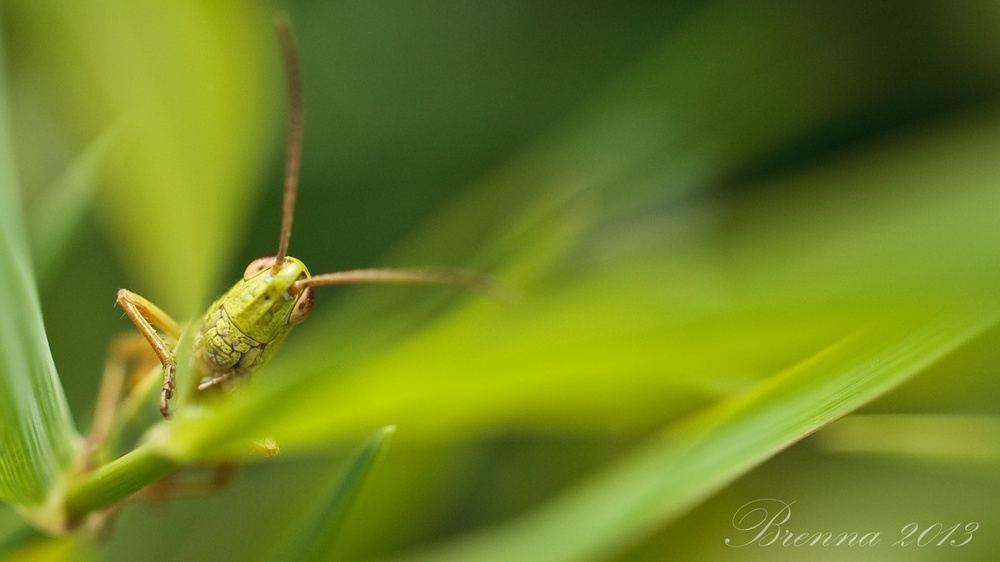
#> input picture Pasikonik.jpg, 1000 x 562 px, shrunk from 2363 x 1329 before the run
$ python skrypt_2.py
#> lines starting #> are read from the running program, lines starting #| are printed output that depends on the picture
import os
import numpy as np
import matplotlib.pyplot as plt
from PIL import Image

# Nowy, osobny katalog na plansze do Ćwiczenia nr 2 (Demozaikowanie)
OUTPUT_DIR = "sprawozdanie_2_zdjecia"
os.makedirs(OUTPUT_DIR, exist_ok=True)


# 1. DEFINICJE FUNKCJI INTERPOLUJĄCYCH 1D (Z ĆWICZENIA NR 1)
def kernel_pi(x):
    """Funkcja prostokątna Pi(x) - najbliższy sąsiad."""
    return np.where((x >= -0.5) & (x < 0.5), 1.0, 0.0)


def kernel_lambda(x):
    """Funkcja trójkątna Lambda(x) - interpolacja liniowa."""
    return np.where(np.abs(x) <= 1.0, 1.0 - np.abs(x), 0.0)


def kernel_keys(x, a=-0.5):
    """Funkcja sześcienna Keysa (a = -0.5)."""
    abs_x = np.abs(x)
    res = np.zeros_like(abs_x, dtype=np.float64)

    m1 = abs_x <= 1.0
    x1 = abs_x[m1]
    res[m1] = (a + 2.0) * (x1 ** 3) - (a + 3.0) * (x1 ** 2) + 1.0

    m2 = (abs_x > 1.0) & (abs_x < 2.0)
    x2 = abs_x[m2]
    res[m2] = a * (x2 ** 3) - 5.0 * a * (x2 ** 2) + 8.0 * a * x2 - 4.0 * a

    return res


KERNELS = {
    'pi': (kernel_pi, 1, 'Najbliższy sąsiad Π(x)'),
    'lambda': (kernel_lambda, 1, 'Liniowa Λ(x)'),
    'keys': (kernel_keys, 2, 'Sześcienna Keys')
}


# 2. DEFINICJE MASEK FILTRÓW CFA (BAYER 2x2 ORAZ FUJI X-TRANS 6x6)
BAYER_PATTERN = np.array([
    ['G', 'R'],
    ['B', 'G']
])

XTRANS_PATTERN = np.array([
    ['G', 'B', 'R', 'G', 'R', 'B'],
    ['R', 'G', 'G', 'B', 'G', 'G'],
    ['B', 'G', 'G', 'R', 'G', 'G'],
    ['G', 'R', 'B', 'G', 'B', 'R'],
    ['B', 'G', 'G', 'R', 'G', 'G'],
    ['R', 'G', 'G', 'B', 'G', 'G']
])


def create_cfa_masks(shape, pattern):
    """Tworzy trójwymiarową maskę binarną (H, W, 3) dla kanałów R, G, B."""
    H, W = shape[:2]
    pH, pW = pattern.shape
    # Powielenie wzorca (kafelkowanie) na pełny wymiar obrazu
    tiled = np.tile(pattern, (H // pH + 1, W // pW + 1))[:H, :W]

    mask_r = (tiled == 'R').astype(np.float64)
    mask_g = (tiled == 'G').astype(np.float64)
    mask_b = (tiled == 'B').astype(np.float64)

    return np.stack([mask_r, mask_g, mask_b], axis=-1)


def simulate_cfa(img, pattern):
    """Symuluje rejestrację obrazu przez matrycę CMOS z filtrem CFA."""
    masks = create_cfa_masks(img.shape, pattern)
    raw_rgb = img.astype(np.float64) * masks
    return raw_rgb.astype(np.uint8), masks


# 3. SILNIK INTERPOLACJI 1D DO DEMOZAIKOWANIA (SPLOT SEPAROWALNY)
def convolve_1d_axis0(signal_2d, weights_1d):
    """Wykonuje splot 1D wzdłuż osi 0 (wierszy/kolumn) z odbiciem brzegowym."""
    radius = len(weights_1d) // 2
    padded = np.pad(signal_2d, ((radius, radius), (0, 0)), mode='reflect')
    out = np.zeros_like(signal_2d, dtype=np.float64)
    H = signal_2d.shape[0]

    for k, w in enumerate(weights_1d):
        if w != 0.0:
            out += padded[k: k + H, :] * w
    return out


def interpolate_channel_separable(raw_channel, mask_channel, method='keys', step=2.0):
    """
    Rekonstruuje pojedynczy kanał koloru metodą separowalnej interpolacji 1D
    (najpierw wzdłuż wierszy, potem wzdłuż kolumn).
    """
    kernel_func, R_base, _ = KERNELS[method]

    # Dla metody najbliższego sąsiada używamy minimalnego promienia pokrycia dziur
    if method == 'pi':
        max_dist = int(np.ceil(step))
        offsets = np.arange(-max_dist, max_dist + 1, dtype=np.float64)
        # Lekka asymetria zapobiegająca remisom odległości
        weights = kernel_pi(offsets / (max(step, 2.0) * 1.05) - 1e-6)
    else:
        max_dist = int(np.ceil(R_base * step))
        offsets = np.arange(-max_dist, max_dist + 1, dtype=np.float64)
        weights = kernel_func(offsets / step)

    # Krok 1: Interpolacja 1D wzdłuż osi pionowej (oś 0)
    num_y = convolve_1d_axis0(raw_channel, weights)
    den_y = convolve_1d_axis0(mask_channel, weights)

    # Krok 2: Transpozycja i interpolacja 1D wzdłuż osi poziomej (oś 1)
    num_xy = convolve_1d_axis0(num_y.T, weights).T
    den_xy = convolve_1d_axis0(den_y.T, weights).T

    reconstructed = num_xy / (den_xy + 1e-8)

    # W węzłach, gdzie piksel był oryginalnie zmierzony przez matrycę, zachowujemy oryginał
    reconstructed = np.where(mask_channel > 0.5, raw_channel, reconstructed)
    return reconstructed


def demosaic_image(raw_rgb, masks, cfa_type='bayer', method='keys'):
    """Główna procedura demozaikowania obrazu RGB dla wybranego filtru CFA."""
    out = np.zeros_like(raw_rgb, dtype=np.float64)

    # Dobór kroku siatki (odległości między znanymi próbkami w poszczególnych kanałach)
    if cfa_type == 'bayer':
        # W Bayerze R i B występują co 2 piksele, a G jest gęstsze (szachownica co sqrt(2))
        steps = [2.0, 1.45, 2.0]
    else:
        # W X-Trans R i B mają odstępy do 3 pikseli, a G tworzy bloki 2x2 i pojedyncze punkty
        steps = [2.6, 1.6, 2.6]

    for ch in range(3):
        out[:, :, ch] = interpolate_channel_separable(
            raw_rgb[:, :, ch].astype(np.float64),
            masks[:, :, ch],
            method=method,
            step=steps[ch]
        )

    return np.clip(out, 0, 255).astype(np.uint8)


# 4. FUNKCJE POMOCNICZE (WCZYTYWANIE KADRU I METRYKI MSE/PSNR)
def load_cropped_image(filename="Pasikonik.jpg", crop_size=200):
    """Wczytuje obraz i wycina kadr 200x200 px wycentrowany na głowie pasikonika."""
#> called with filename = 'Pasikonik.jpg', crop_size = 200
    paths_to_check = [filename, os.path.join("images", filename)]
    for path in paths_to_check:
        if os.path.exists(path):
            full_img = np.array(Image.open(path))
#> full_img is the input picture: shape (562, 1000, 3); mean R, G, B 108.7, 128, 33.4
            H, W = full_img.shape[:2]
#> H = 562; W = 1000
            half = crop_size // 2
            cy, cx = (int(H * 0.52), int(W * 0.30)) if "Pasikonik" in filename else (int(H * 0.34), int(W * 0.58))
#> cy = 292; cx = 300
            y1 = max(0, min(cy - half, H - crop_size))
#> y1 = 192
            x1 = max(0, min(cx - half, W - crop_size))
#> x1 = 200
            return full_img[y1: y1 + crop_size, x1: x1 + crop_size]

    # Obraz zastępczy w razie braku pliku
    y, x = np.meshgrid(np.linspace(-3, 3, crop_size), np.linspace(-3, 3, crop_size))
    ch1 = (np.sin(7 * (x ** 2 + y ** 2)) + 1.0) * 127.5
    ch2 = (np.cos(5 * x) * np.sin(5 * y) + 1.0) * 127.5
    ch3 = np.where((x ** 2 + y ** 2) < 4.0, 220.0, 40.0)
    return np.stack([ch1, ch2, ch3], axis=-1).astype(np.uint8)


def compute_metrics(orig, proc, margin=4):
    """Oblicza MSE i PSNR (z pominięciem wąskiego marginesu brzegowego)."""
    if margin > 0:
        orig = orig[margin:-margin, margin:-margin]
        proc = proc[margin:-margin, margin:-margin]
    mse = np.mean((orig.astype(np.float64) - proc.astype(np.float64)) ** 2)
    psnr = float('inf') if mse == 0 else 10.0 * np.log10((255.0 ** 2) / mse)
    return mse, psnr


def plot_cfa_channels(raw_rgb, title_prefix, filename, zoom_slice=slice(60, 110)):
    """Generuje planszę z kanałami R, G, B oraz złożeniem RGB (jak Rys. 1 i 2 w instrukcji)."""
    crop_raw = raw_rgb[zoom_slice, zoom_slice]
    fig, axes = plt.subplots(1, 4, figsize=(13, 3.5))
    titles = ['red', 'green', 'blue', 'RGB']

    for ch in range(3):
        single_ch = np.zeros_like(crop_raw)
        single_ch[:, :, ch] = crop_raw[:, :, ch]
        axes[ch].imshow(single_ch)
        axes[ch].set_title(titles[ch], fontsize=11)
        axes[ch].axis('off')

    axes[3].imshow(crop_raw)
    axes[3].set_title('RGB', fontsize=11)
    axes[3].axis('off')

    plt.suptitle(title_prefix, fontsize=12, y=1.02)
    plt.tight_layout()
    plt.savefig(os.path.join(OUTPUT_DIR, filename), dpi=150, bbox_inches='tight')
    plt.close()


if __name__ == "__main__":
    img_orig = load_cropped_image("Pasikonik.jpg", crop_size=200)

    # 1. Symulacja matrycy Bayera i X-Trans
    raw_bayer, masks_bayer = simulate_cfa(img_orig, BAYER_PATTERN)
    raw_xtrans, masks_xtrans = simulate_cfa(img_orig, XTRANS_PATTERN)
#> in simulate_cfa (call 2), `raw_rgb = img.astype(np.float64) * masks`:
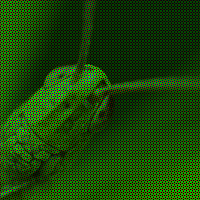
#> raw_rgb: shape (200, 200, 3) float64; mean of channels 0, 1, 2 24.7, 68.6, 7.3; drawn as R, G, B
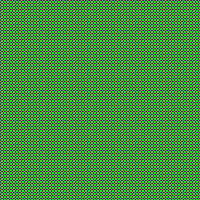
#> masks_xtrans: shape (200, 200, 3) float64; mean of channels 0, 1, 2 0.223, 0.554, 0.223; drawn as R, G, B

    # Wygenerowanie Rysunku 1 i Rysunku 2 z instrukcji
    plot_cfa_channels(raw_bayer, "Obrazy RAW kanałów R, G, B oraz mozaika Bayer CFA (2x2)", "01_mozaika_bayer.png")
    plot_cfa_channels(raw_xtrans, "Obrazy RAW kanałów R, G, B oraz mozaika Fuji X-Trans (6x6)", "02_mozaika_xtrans.png")

    # 2. Demozaikowanie Bayer CFA dla trzech funkcji interpolacji
    res_bayer = {}
    fig, axes = plt.subplots(2, 4, figsize=(13, 6.5))
    axes[0, 0].imshow(img_orig)
    axes[0, 0].set_title("Oryginał (200x200 px)", fontsize=10)
    axes[0, 0].axis('off')
    axes[1, 0].imshow(raw_bayer)
    axes[1, 0].set_title("Mozaika Bayer CFA", fontsize=10)
    axes[1, 0].axis('off')

    for idx, m in enumerate(['pi', 'lambda', 'keys']):
        _, _, label = KERNELS[m]
        rec = demosaic_image(raw_bayer, masks_bayer, cfa_type='bayer', method=m)
        res_bayer[m] = rec
        mse, psnr = compute_metrics(img_orig, rec)

        diff_map = np.clip(np.abs(img_orig.astype(float) - rec.astype(float)) * 5.0, 0, 255).astype(np.uint8)
        axes[0, idx + 1].imshow(rec)
        axes[0, idx + 1].set_title(f"{label}\nMSE: {mse:.2f} | PSNR: {psnr:.2f} dB", fontsize=9)
        axes[0, idx + 1].axis('off')

        axes[1, idx + 1].imshow(diff_map)
        axes[1, idx + 1].set_title("Błąd (|Δ| x5)", fontsize=9)
        axes[1, idx + 1].axis('off')
#> this loop made 3 passes
#> (mse, psnr) on passes 1 to 3: (24.23, 34.29), (24.23, 34.29), (21.39, 34.83)
#> pass 1, in convolve_1d_axis0 (call 2), `padded = np.pad(signal_2d, ((radius, radius), (0, 0)), mode='reflect')`:
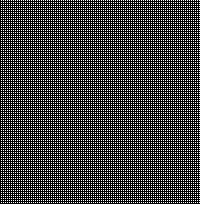
#> padded: shape (204, 200) float64; values 0 (black) and 1 (white), 25% white in thin lines or dots
#> pass 1, in interpolate_channel_separable, `den_y = convolve_1d_axis0(mask_channel, weights)`:
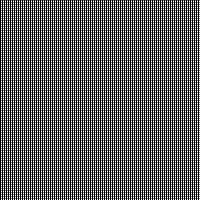
#> den_y: shape (200, 200) float64; min 0, max 2, mean 0.75; drawn with min black and max white
#> after the loop, res_bayer = 3 items

    plt.tight_layout()
    plt.savefig(os.path.join(OUTPUT_DIR, "03_demozaikowanie_bayer.png"), dpi=150)
    plt.close()

    # 3. Demozaikowanie Fuji X-Trans dla trzech funkcji interpolacji
    res_xtrans = {}
    fig, axes = plt.subplots(2, 4, figsize=(13, 6.5))
    axes[0, 0].imshow(img_orig)
    axes[0, 0].set_title("Oryginał (200x200 px)", fontsize=10)
    axes[0, 0].axis('off')
    axes[1, 0].imshow(raw_xtrans)
    axes[1, 0].set_title("Mozaika Fuji X-Trans", fontsize=10)
    axes[1, 0].axis('off')

    for idx, m in enumerate(['pi', 'lambda', 'keys']):
        _, _, label = KERNELS[m]
        rec = demosaic_image(raw_xtrans, masks_xtrans, cfa_type='xtrans', method=m)
        res_xtrans[m] = rec
        mse, psnr = compute_metrics(img_orig, rec)

        diff_map = np.clip(np.abs(img_orig.astype(float) - rec.astype(float)) * 5.0, 0, 255).astype(np.uint8)
        axes[0, idx + 1].imshow(rec)
        axes[0, idx + 1].set_title(f"{label}\nMSE: {mse:.2f} | PSNR: {psnr:.2f} dB", fontsize=9)
        axes[0, idx + 1].axis('off')

        axes[1, idx + 1].imshow(diff_map)
        axes[1, idx + 1].set_title("Błąd (|Δ| x5)", fontsize=9)
        axes[1, idx + 1].axis('off')
#> this loop made 3 passes
#> (mse, psnr) on passes 1 to 3: (32.73, 32.98), (31.52, 33.14), (26.62, 33.88)
#> pass 1, in interpolate_channel_separable (call 10), `num_y = convolve_1d_axis0(raw_channel, weights)`:
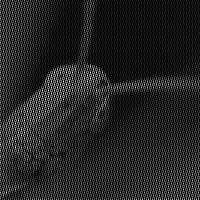
#> num_y: shape (200, 200) float64; min 0, max 508, mean 74.1; drawn with min black and max white
#> pass 1, in interpolate_channel_separable (call 10), `den_y = convolve_1d_axis0(mask_channel, weights)`:
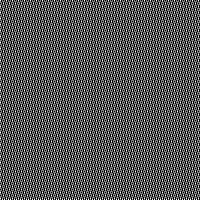
#> den_y: shape (200, 200) float64; min 0, max 2, mean 0.668; drawn with min black and max white
#> after the loop, res_xtrans = 3 items

    plt.tight_layout()
    plt.savefig(os.path.join(OUTPUT_DIR, "04_demozaikowanie_xtrans.png"), dpi=150)
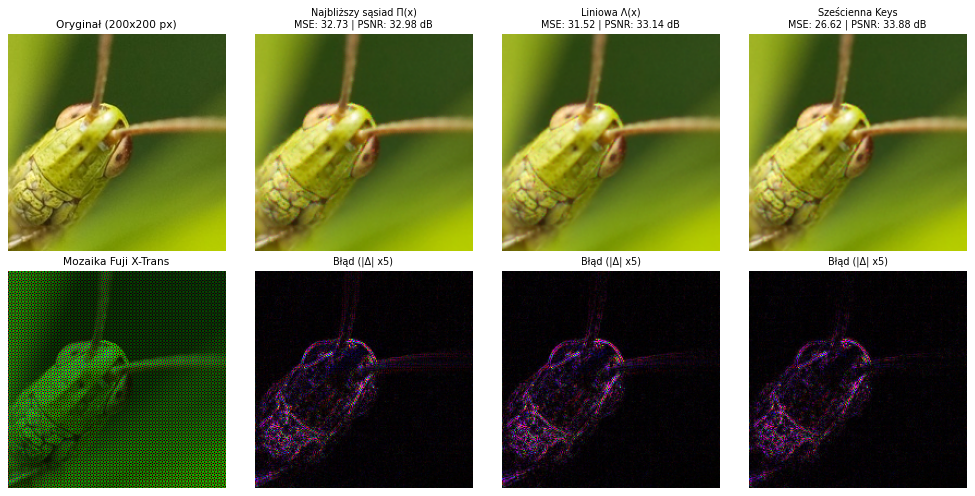
#> figure drawn by matplotlib, 8 panels
    plt.close()
